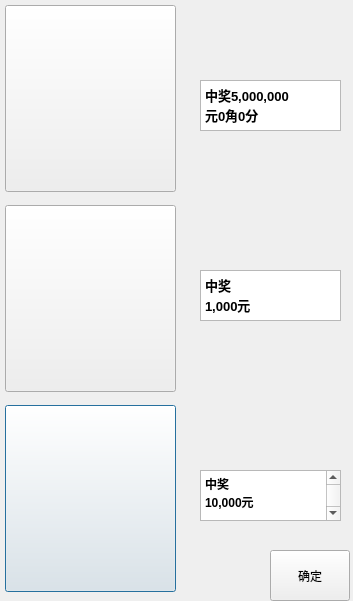
<?xml version="1.0" encoding="UTF-8"?>
<ui version="4.0">
 <class>zdyBrandDig</class>
 <widget class="QDialog" name="zdyBrandDig">
  <property name="geometry">
   <rect>
    <x>0</x>
    <y>0</y>
    <width>353</width>
    <height>601</height>
   </rect>
  </property>
  <property name="windowTitle">
   <string>Dialog</string>
  </property>
  <widget class="QLabel" name="label">
   <property name="geometry">
    <rect>
     <x>0</x>
     <y>0</y>
     <width>353</width>
     <height>601</height>
    </rect>
   </property>
   <property name="text">
    <string/>
   </property>
   <property name="pixmap">
    <pixmap resource="imagesRC.qrc">:/images/zdyIcon/zdyBackground.png</pixmap>
   </property>
  </widget>
  <widget class="QPushButton" name="zdyVerBtn">
   <property name="geometry">
    <rect>
     <x>5</x>
     <y>405</y>
     <width>171</width>
     <height>187</height>
    </rect>
   </property>
   <property name="text">
    <string/>
   </property>
   <property name="icon">
    <iconset resource="imagesRC.qrc">
     <normaloff>:/images/zdyIcon/10000-1.png</normaloff>
     <activeoff>:/images/zdyIcon/10000-2.png</activeoff>:/images/zdyIcon/10000-1.png</iconset>
   </property>
   <property name="iconSize">
    <size>
     <width>171</width>
     <height>187</height>
    </size>
   </property>
  </widget>
  <widget class="QPushButton" name="zdyCenterBtn">
   <property name="geometry">
    <rect>
     <x>5</x>
     <y>205</y>
     <width>171</width>
     <height>187</height>
    </rect>
   </property>
   <property name="text">
    <string/>
   </property>
   <property name="icon">
    <iconset resource="imagesRC.qrc">
     <normaloff>:/images/zdyIcon/1000-1.png</normaloff>
     <activeoff>:/images/zdyIcon/1000-2.png</activeoff>:/images/zdyIcon/1000-1.png</iconset>
   </property>
   <property name="iconSize">
    <size>
     <width>171</width>
     <height>187</height>
    </size>
   </property>
  </widget>
  <widget class="QTextEdit" name="zdyTextEdit_v">
   <property name="geometry">
    <rect>
     <x>200</x>
     <y>470</y>
     <width>141</width>
     <height>51</height>
    </rect>
   </property>
   <property name="html">
    <string>&lt;!DOCTYPE HTML PUBLIC &quot;-//W3C//DTD HTML 4.0//EN&quot; &quot;http://www.w3.org/TR/REC-html40/strict.dtd&quot;&gt;
&lt;html&gt;&lt;head&gt;&lt;meta name=&quot;qrichtext&quot; content=&quot;1&quot; /&gt;&lt;style type=&quot;text/css&quot;&gt;
p, li { white-space: pre-wrap; }
&lt;/style&gt;&lt;/head&gt;&lt;body style=&quot; font-family:'Sans'; font-size:10pt; font-weight:400; font-style:normal;&quot;&gt;
&lt;p style=&quot; margin-top:0px; margin-bottom:0px; margin-left:0px; margin-right:0px; -qt-block-indent:0; text-indent:0px;&quot;&gt;&lt;span style=&quot; font-family:'Sans Serif'; font-size:9pt; font-weight:600;&quot;&gt;中奖&lt;/span&gt;&lt;/p&gt;
&lt;p style=&quot; margin-top:0px; margin-bottom:0px; margin-left:0px; margin-right:0px; -qt-block-indent:0; text-indent:0px;&quot;&gt;&lt;span style=&quot; font-family:'Sans Serif'; font-size:9pt; font-weight:600;&quot;&gt;10,000元&lt;/span&gt;&lt;/p&gt;
&lt;p style=&quot;-qt-paragraph-type:empty; margin-top:0px; margin-bottom:0px; margin-left:0px; margin-right:0px; -qt-block-indent:0; text-indent:0px; font-family:'Sans Serif'; font-size:9pt; font-weight:600;&quot;&gt;&lt;/p&gt;&lt;/body&gt;&lt;/html&gt;</string>
   </property>
  </widget>
  <widget class="QPushButton" name="enterBtn">
   <property name="geometry">
    <rect>
     <x>270</x>
     <y>550</y>
     <width>80</width>
     <height>51</height>
    </rect>
   </property>
   <property name="text">
    <string>确定</string>
   </property>
  </widget>
  <widget class="QPushButton" name="zdyBottomBtn">
   <property name="geometry">
    <rect>
     <x>5</x>
     <y>5</y>
     <width>171</width>
     <height>187</height>
    </rect>
   </property>
   <property name="text">
    <string/>
   </property>
   <property name="icon">
    <iconset resource="imagesRC.qrc">
     <normaloff>:/images/zdyIcon/500-1.png</normaloff>
     <activeoff>:/images/zdyIcon/500w-2.png</activeoff>
     <selectedoff>:/images/zdyIcon/500w-2.png</selectedoff>:/images/zdyIcon/500-1.png</iconset>
   </property>
   <property name="iconSize">
    <size>
     <width>171</width>
     <height>187</height>
    </size>
   </property>
  </widget>
  <widget class="QTextEdit" name="zdyTextEdit_ct">
   <property name="geometry">
    <rect>
     <x>200</x>
     <y>270</y>
     <width>141</width>
     <height>51</height>
    </rect>
   </property>
   <property name="html">
    <string>&lt;!DOCTYPE HTML PUBLIC &quot;-//W3C//DTD HTML 4.0//EN&quot; &quot;http://www.w3.org/TR/REC-html40/strict.dtd&quot;&gt;
&lt;html&gt;&lt;head&gt;&lt;meta name=&quot;qrichtext&quot; content=&quot;1&quot; /&gt;&lt;style type=&quot;text/css&quot;&gt;
p, li { white-space: pre-wrap; }
&lt;/style&gt;&lt;/head&gt;&lt;body style=&quot; font-family:'Sans'; font-size:10pt; font-weight:400; font-style:normal;&quot;&gt;
&lt;p style=&quot; margin-top:0px; margin-bottom:0px; margin-left:0px; margin-right:0px; -qt-block-indent:0; text-indent:0px;&quot;&gt;&lt;span style=&quot; font-family:'Sans Serif'; font-weight:600;&quot;&gt;中奖&lt;/span&gt;&lt;/p&gt;
&lt;p style=&quot; margin-top:0px; margin-bottom:0px; margin-left:0px; margin-right:0px; -qt-block-indent:0; text-indent:0px;&quot;&gt;&lt;span style=&quot; font-family:'Sans Serif'; font-weight:600;&quot;&gt;1,000元&lt;/span&gt;&lt;/p&gt;&lt;/body&gt;&lt;/html&gt;</string>
   </property>
  </widget>
  <widget class="QTextEdit" name="zdyTextEdit_botm">
   <property name="geometry">
    <rect>
     <x>200</x>
     <y>80</y>
     <width>141</width>
     <height>51</height>
    </rect>
   </property>
   <property name="html">
    <string>&lt;!DOCTYPE HTML PUBLIC &quot;-//W3C//DTD HTML 4.0//EN&quot; &quot;http://www.w3.org/TR/REC-html40/strict.dtd&quot;&gt;
&lt;html&gt;&lt;head&gt;&lt;meta name=&quot;qrichtext&quot; content=&quot;1&quot; /&gt;&lt;style type=&quot;text/css&quot;&gt;
p, li { white-space: pre-wrap; }
&lt;/style&gt;&lt;/head&gt;&lt;body style=&quot; font-family:'Sans'; font-size:10pt; font-weight:400; font-style:normal;&quot;&gt;
&lt;p style=&quot; margin-top:0px; margin-bottom:0px; margin-left:0px; margin-right:0px; -qt-block-indent:0; text-indent:0px;&quot;&gt;&lt;span style=&quot; font-family:'Sans Serif'; font-weight:600;&quot;&gt;中奖5,000,000&lt;/span&gt;&lt;/p&gt;
&lt;p style=&quot; margin-top:0px; margin-bottom:0px; margin-left:0px; margin-right:0px; -qt-block-indent:0; text-indent:0px;&quot;&gt;&lt;span style=&quot; font-family:'Sans Serif'; font-weight:600;&quot;&gt;元0角0分&lt;/span&gt;&lt;/p&gt;&lt;/body&gt;&lt;/html&gt;</string>
   </property>
  </widget>
 </widget>
 <tabstops>
  <tabstop>zdyBottomBtn</tabstop>
  <tabstop>zdyCenterBtn</tabstop>
  <tabstop>zdyVerBtn</tabstop>
  <tabstop>zdyTextEdit_botm</tabstop>
  <tabstop>zdyTextEdit_ct</tabstop>
  <tabstop>zdyTextEdit_v</tabstop>
  <tabstop>enterBtn</tabstop>
 </tabstops>
 <resources>
  <include location="imagesRC.qrc"/>
 </resources>
 <connections/>
</ui>
